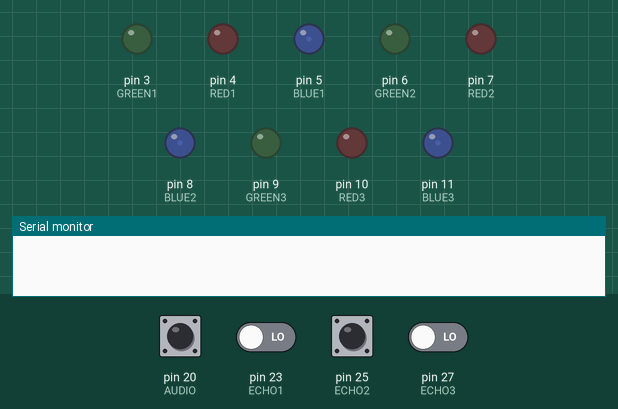
Recording of a sketch running on a simulated Arduino Mega 2560, built with avr-gcc and run on an emulated ATmega2560. Parts: output pins drawn as LEDs (lit = HIGH), the last lines printed to the serial monitor. The inputs (shaded band) are chosen by the test bench; at power-on: pin 20 (AUDIO), pin 23 (ECHO1), pin 25 (ECHO2), pin 27 (ECHO3) LOW. Pins used as bus, display or sensor lines are not drawn.

Above: at 1.2 s.
1.3 s: pin 20 (AUDIO) driven HIGH
At 1.53 s:
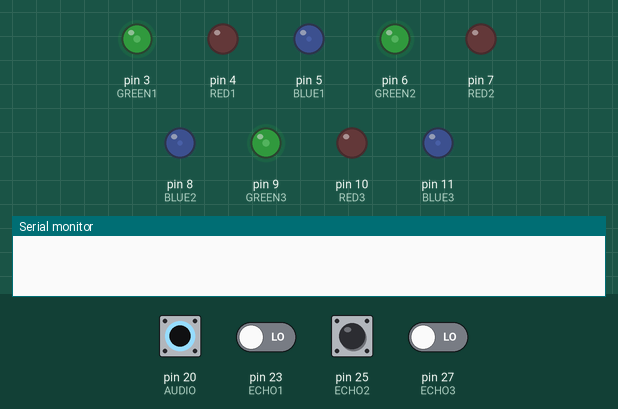
3.6 s: pin 25 (ECHO2) pulsed HIGH 2 times (0.12 s each, 0.3 s apart)
7.2 s: pin 20 (AUDIO) pulsed LOW 5 times (0.12 s each, 0.3 s apart)
At 18.3 s:
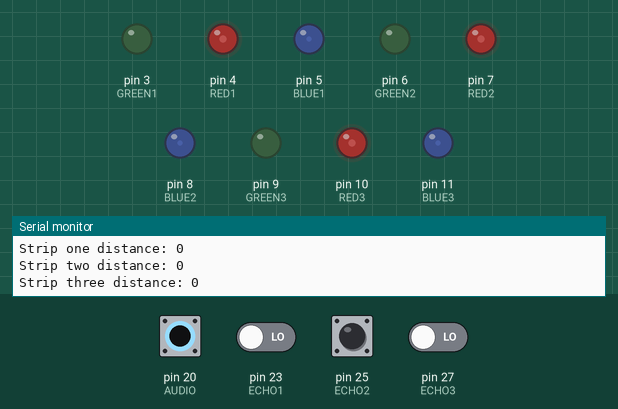
Timing chart, 0 to 28.0 s (numbered marks = the images above; inputs shaded):
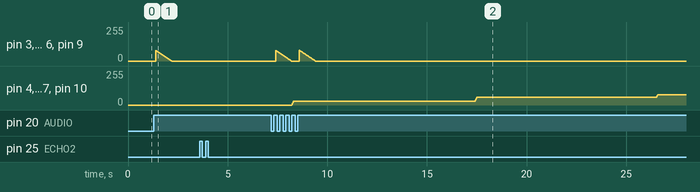

Measured:
- after the input at 3.6 s, every drawn part: stays the same
- after the input at 7.2 s, pin 3 (GREEN1), pin 6 (GREEN2), pin 9 (GREEN3): ramps from 80/255 to 0/255 and jumps back, once every 1.2 s

The sketch:

rgbThreeStripsUltrasonic_Reduced.ino
```cpp
/* May 11, 2017
 * This is the final code for strips that require a reduced light output
 * (Used on LED strips that contain RGB pixels instead of individual
 * R, G, and B lights
 */

#define ECHO1 23
#define TRIG1 22

#define ECHO2 25
#define TRIG2 24

#define ECHO3 27
#define TRIG3 26

#define AUDIO 20

#define GREEN1 3
#define RED1 4
#define BLUE1 5

#define GREEN2 6
#define RED2 7
#define BLUE2 8

#define GREEN3 9
#define RED3 10
#define BLUE3 11


static int FAR = 0,
           MEDIUM = 1,
           CLOSE = 2,
           STRIP_ONE = 1,
           STRIP_TWO = 2,
           STRIP_THREE = 3,
           R = 0, G = 1, B = 2,
           MAX_BRIGHTNESS = 80,
           MED_BRIGHTNESS = 50,
           IDLE_BRIGHTNESS = 20,
           FRAME_RATE = 10;

int strip1[3], strip2[3], strip3[3];
int count = 0;
long distance1 = 151, distance2 = 151, distance3 = 151;
unsigned long lastInterrupt;

void setup() {
  // initialize pin modes
  pinMode(RED1, OUTPUT);
  pinMode(BLUE1, OUTPUT);
  pinMode(GREEN1, OUTPUT);
  pinMode(RED2, OUTPUT);
  pinMode(BLUE2, OUTPUT);
  pinMode(GREEN2, OUTPUT);
  pinMode(RED3, OUTPUT);
  pinMode(BLUE3, OUTPUT);
  pinMode(GREEN3, OUTPUT);

  // ultrasonic
  pinMode(TRIG1, OUTPUT);
  pinMode(ECHO1, INPUT);

  pinMode(TRIG2, OUTPUT);
  pinMode(ECHO2, INPUT);

  pinMode(TRIG3, OUTPUT);
  pinMode(ECHO3, INPUT);

  Serial.begin(9600);

  // add interrupt for audio
  attachInterrupt(digitalPinToInterrupt(AUDIO), readAudio, RISING);

  // initialize
  strip1[R] = 0;
  strip1[G] = 0;
  strip1[B] = IDLE_BRIGHTNESS;

  strip2[R] = 0;
  strip2[G] = 0;
  strip2[B] = IDLE_BRIGHTNESS;

  strip3[R] = 0;
  strip3[G] = 0;
  strip3[B] = IDLE_BRIGHTNESS;


  // apply old state
  rgb(strip1, RED1, GREEN1, BLUE1);
  rgb(strip2, RED2, GREEN2, BLUE2);
  rgb(strip3, RED3, GREEN3, BLUE3);
}

void loop() {
  if (count == 10) {
    // get distances from each ultrasonic sensor
    distance1 = ultrasonic(TRIG1, ECHO1);
    distance2 = ultrasonic(TRIG2, ECHO2);
    distance3 = ultrasonic(TRIG3, ECHO3);
    Serial.print("Strip one distance: ");
    Serial.println(distance1);
    Serial.print("Strip two distance: ");
    Serial.println(distance2);
    Serial.print("Strip three distance: ");
    Serial.println(distance3);
    count = 0;
  }

  updateStripStates(distance1, distance2, distance3);

  // apply new state
  rgb(strip1, RED1, GREEN1, BLUE1);
  rgb(strip2, RED2, GREEN2, BLUE2);
  rgb(strip3, RED3, GREEN3, BLUE3);

  delay(FRAME_RATE);

  count++;

}

// updates all strip states
void updateStripStates(int d1, int d2, int d3) {
  updateParticularStrip(d1, R, strip1, 3);
  updateParticularStrip(d2, R, strip2, 3);
  updateParticularStrip(d3, R, strip3, 3);
}

// updates specific strip state
void updateParticularStrip(int d, int color, int strip[], int inc) {
  if (chunkDistance(d) == FAR) {
    if (strip[color] > 0) {
      //      Serial.println("DECREMENT THIS SHIT");
      strip[color] -= inc;
    }
    else {
      // do nothing
    }
    //    Serial.println("REACHED FAR");
  }
  else if (chunkDistance(d) == MEDIUM) {
    if (strip[color] < MED_BRIGHTNESS) {
      strip[color] += inc;
    }
    else if (strip1[color] > MED_BRIGHTNESS) {
      strip[color] -= inc;
    }
    else {
      // do nothing
    }
  }
  else if (chunkDistance(d) == CLOSE) {
    if (strip[color] < MAX_BRIGHTNESS - inc) {
      strip[color] += inc;
    }
    else {
      // do nothing
    }
  }
}

// decide how close something is to a sensor
int chunkDistance(long d) { // zero distance may = far
  if (d > 55) {
    return FAR;
  } else if (d > 30) {
    return MEDIUM;
  } else {
    return CLOSE;
  }
}

// Does the ultrasonic stuff
long ultrasonic(int trigPin, int echoPin) {
  long minDuration = 50000.;
  int trials = 3;
  for (int i = 0; i < trials; i++) {
    delayMicroseconds(2);
    digitalWrite(trigPin, LOW);
    delayMicroseconds(10);

    digitalWrite(trigPin, HIGH);
    delayMicroseconds(100);

    long tempDuration = pulseIn(echoPin, HIGH);

    if (tempDuration < minDuration) {
      minDuration = tempDuration;
    }
  }
  delayMicroseconds(200);
  //  Serial.println(durationToDistance(minDuration));
  return durationToDistance(minDuration);
}

// does the audio stuff
void readAudio() {
  if (millis() - lastInterrupt > 100) {
    for (int i = 0; i < MAX_BRIGHTNESS; i++) {
      analogWrite(GREEN1, i);
      analogWrite(GREEN2, i);
      analogWrite(GREEN3, i);
      delayMicroseconds(1000);
    }
    for (int i = MAX_BRIGHTNESS; i >= 0; i--) {
      analogWrite(GREEN1, i);
      analogWrite(GREEN2, i);
      analogWrite(GREEN3, i);
      delayMicroseconds(10000);
    }
    lastInterrupt = millis();
  }
}

long durationToDistance(long duration) {
  return duration * (0.0344 / 2.0);
}

void rgb(int strip[], int pinRed, int pinGreen, int pinBlue) {
  analogWrite(pinRed, strip[R]);
  analogWrite(pinGreen, strip[G]);
  analogWrite(pinBlue, strip[B]);
}

void fadeColor(int startR, int startG,
               int startB, int endR,
               int endG, int endB, int pause, int pinRed, int pinGreen, int pinBlue) {
  double incR = (double) (endR - startR) / (double) 255 ;
  double incB = (double) (endB - startB) / (double) 255 ;
  double incG = (double) (endG - startG) / (double) 255 ;
  for (int i = 0; i < 255; i++) {
    int newR = startR + (i * incR);
    int newB = startB + (i * incB);
    int newG = startG + (i * incG);
    int newRGB[] = {newR, newB, newG};
    rgb(newRGB, pinRed, pinGreen, pinBlue);
    rgb(newRGB, RED2, GREEN2, BLUE2);
    rgb(newRGB, RED3, GREEN3, BLUE3);
    delay(pause);
  }
}
```
